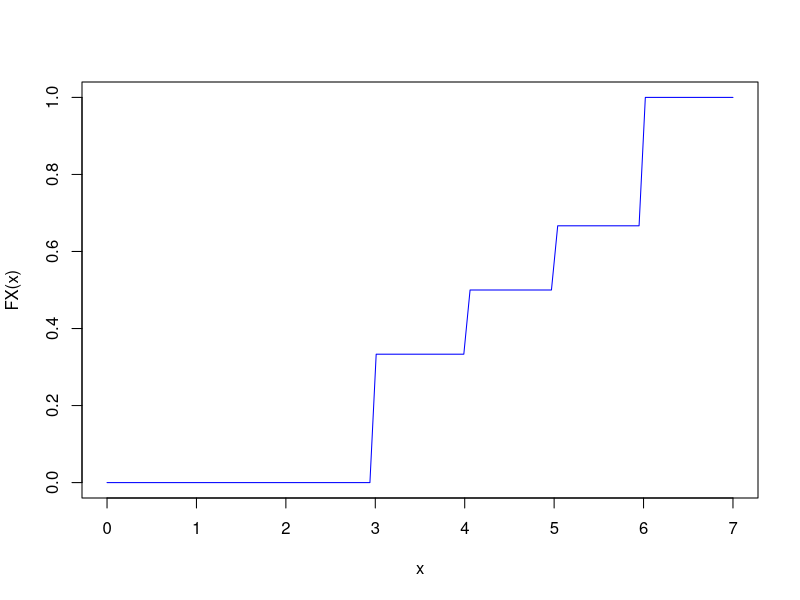
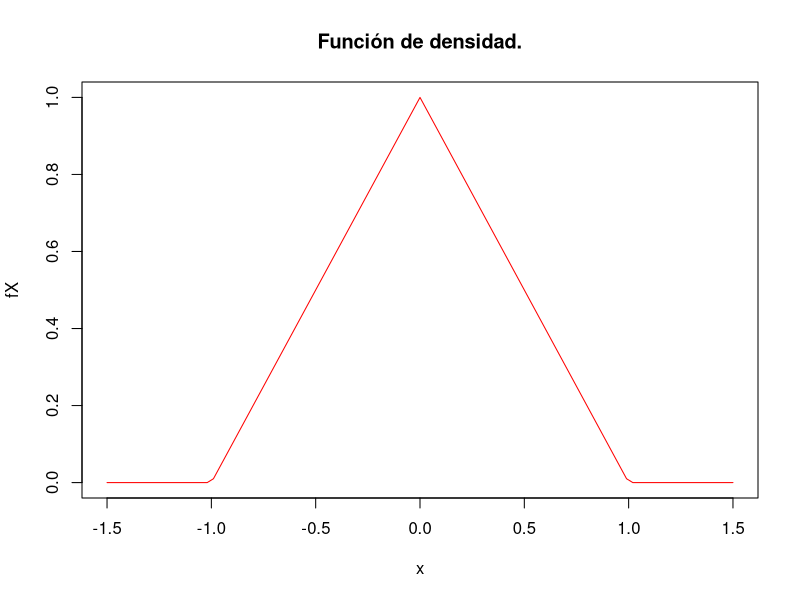
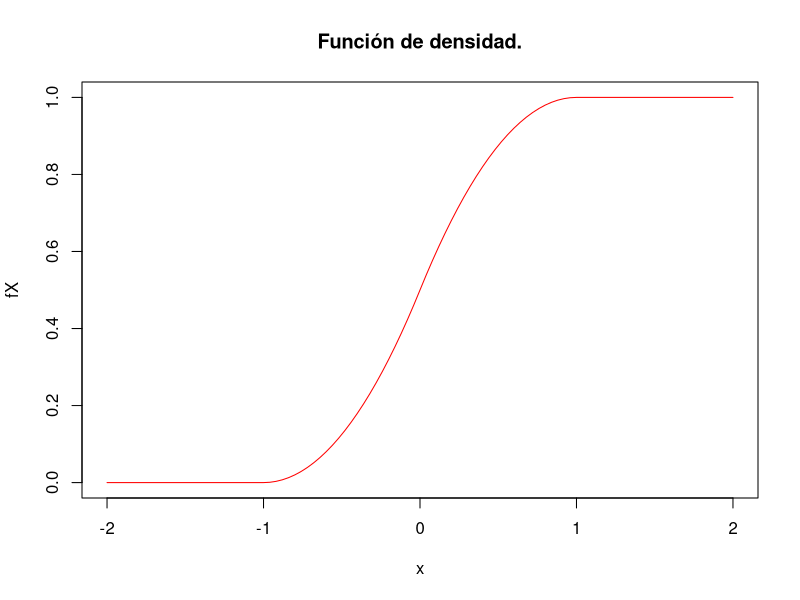

Generate these figures, in order, with R:
## ---- chunk 1
knitr::opts_chunk$set(echo = TRUE)
## ---- chunk 2
num=0

## ---- chunk 3
edades=c(19,19,19,20,20,20,20,21,24,26)
edades
casos=gtools::permutations(10,r=2)
casos
casos_edad=data.frame(uno=edades[casos[,1]],
                      dos=edades[casos[,2]])
casos_edad$media=apply(casos_edad,1,mean)
casos_edad

x=sort(unique(casos_edad$media))
x
CF=table(casos_edad$media)

CF

probs=prop.table(table(casos_edad$media))
probs
sol_df=data.frame(Media_Edad=x,Freq_Absolutas=as.numeric(CF),
                  Probababilidades=as.numeric(probs))
knitr::kable(sol_df)
## ---- chunk 4
FX=function(x){
  aux=function(t){
    if(t<3) {return(0)}
    if(3<=t & t<4) {return(1/3)}
    if(4<= t & t< 5) {return(1/2)}
    if(5<= t & t< 6) {return(2/3)}
    if(t>=6){return(1)}
    }
  sapply(x,FUN=aux)
}

curve(FX,0,7,col="blue")
## ---- chunk 5
fX=function(x){sapply(x,
                      FUN=function(x){if(abs(x)<=1){1-abs(x)}
                        else {0}})
  }
fX(c(-1,-1/2,0,1/2,1))
## ---- chunk 6
curve(fX,from=-1.5,to=1.5,col="red",ylab="fX",xlab="x",main="Función de densidad.")
## ---- chunk 7
FX=function(x){sapply(x,
                      FUN=function(x){
ifelse(x<=-1,0,ifelse(x>=1,1,ifelse(x<0 & x>-1, (x+1)^2/2, 1/2+x-x^2/2)))  
})
}

                            
                          
FX(c(-20,-1,-1/2,0,1/2,1,20))
## ---- chunk 8
curve(FX,from=-2,to=2,col="red",ylab="fX",xlab="x",main="Función de densidad.")
